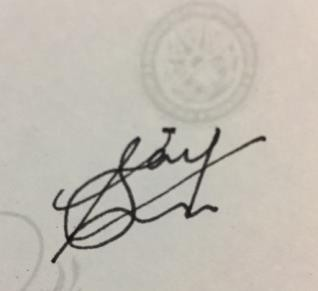
#> input picture Lab 2 - Background Removal, Centroid, Bounding Box, Segments/Files/sample_sign.jpg, 318 x 291 px
$ python 'Lab 2 - Offline Signature Verification.py'
#> lines starting #> are read from the running program, lines starting #| are printed output that depends on the picture; after the words box and inside, x2 and y2 are one past the last pixel; in counts of white or black regions, pixels touching at a corner belong together
"""
AI - Lab 2 - Offline Signature Verification
Written by: M. Hasnain Naeem
"""

# imports
from PIL import Image
import os
import numpy as np
import cv2
import matplotlib.pyplot as plt


# functions
def show_image(img):
    # show image using OpenCV; extra lines are for jupyter notebook
    cv2.imshow("Gray Image", img)
    cv2.waitKey(0)
    cv2.destroyAllWindows()


def bounded_box(bin_img):
    width = bin_img.shape[1] - 1
    height = bin_img.shape[0] - 1

    left = width
    right = 0
    top = height
    bottom = 0

    for x in range(0, width):
        for y in range(0, height):
            color = bin_img[y, x]
            if color == 0:
                if x > right:
                    right = x
                if x < left:
                    left = x
                if y > bottom:
                    bottom = y
                if y < top:
                    top = y

    bounded_box_dims = (left, right, top, bottom)
    bounded_img = bin_img[top: bottom, left:right]
    return (bounded_img, bounded_box_dims)


def draw_bounded_box(img, bounded_box_dims):
    img_with_box = img
    for i in range(bounded_box_dims[0], bounded_box_dims[1] + 1):
        img_with_box[bounded_box_dims[2]][i] = 0
        img_with_box[bounded_box_dims[3]][i] = 0

    for i in range(bounded_box_dims[2], bounded_box_dims[3] + 1):
        img_with_box[i][bounded_box_dims[0]] = 0
        img_with_box[i][bounded_box_dims[1]] = 0
    return img_with_box


def centroid(bin_img):
    width = bin_img.shape[1] - 1
    height = bin_img.shape[0] - 1
    cx = 0
    cy = 0
    n = 0
    for x in range(0, width):
        for y in range(0, height):
            color = bin_img[y, x]
            if color == 0:
                cx = cx + x
                cy = cy + y
                n = n + 1
    cx = cx // n
    cy = cy // n
    centroid_dims = (cx, cy)
    return centroid_dims


def segments(bin_img, centroid_dims, bounded_box_dims):
    """
    Get 4 segments from a image.

    Parameters:

    big_img: binary image with 1 color channel
    centroid: centroid tuple
    bounded_box: bounding box tuple with arrangement: (left, right, top, bottom)

    returns:

    segment_imgs: list of segments
    coordinates: list of coordinates of each segment
    """

    (left, right, top, bottom) = bounded_box_dims
    (cx, cy) = centroid_dims
    # coordinates of image segment
    top_left_coords = ((top, cy), (left, cx))
    # image segment
    top_left_seg = bin_img[top:cy + 1, left:cx + 1]
    # similarly for other segments:
    top_right_coords = ((top, cy), (cx, right))
    top_right_seg = bin_img[top:cy + 1, cx:right + 1]

    bottom_left_coords = ((cy, bottom), (left, cx))
    bottom_left_seg = bin_img[cy:bottom + 1, left:cx + 1]

    bottom_right_coords = ((cy, bottom), (cx, right))
    bottom_right_seg = bin_img[cy:bottom + 1, cx:right + 1]

    # list of segments
    segment_imgs = (top_left_seg, top_right_seg, bottom_left_seg, bottom_right_seg)
    # list of coordinates
    coordinates = (top_left_coords, top_right_coords, bottom_left_coords, bottom_right_coords)

    return segment_imgs, coordinates


def draw_segment_lines(img, segment_coordinates):
    (top_left_coords, top_right_coords, bottom_left_coords, bottom_right_coords) = segment_coordinates

    img_with_lines = img
    for i in range(top_left_coords[0][0], top_left_coords[0][1]):
        img_with_lines[i][top_left_coords[1][1]] = 0

    for i in range(bottom_left_coords[0][0], bottom_left_coords[0][1]):
        img_with_lines[i][bottom_left_coords[1][1]] = 0

    for i in range(top_left_coords[1][0], top_left_coords[1][1]):
        img_with_lines[top_left_coords[0][1]][i] = 0

    for i in range(bottom_right_coords[1][0], bottom_right_coords[1][1]):
        img_with_lines[bottom_right_coords[0][0]][i] = 0

    return img_with_lines


def black_to_white_trans(img):
    height = img.shape[0]
    width = img.shape[1]

    prev = img[0, 0]
    n = 0
    for x in range(1, width):
        for y in range(1, height):
            curr = img[y, x]
            if curr == 1 and prev == 0:
                n += 1
            prev = curr
    return n


def __main__():
    # creating image object
    sign_img = Image.open(r"Files/sample_sign.jpg")
#> sign_img is the input picture: PIL image 318x291 RGB; mean R, G, B 192.4, 187, 178.1

    # using 8-bit pixel convertion to b&w
    sign_img_l = sign_img.convert("L")

    sign_img_l.save(r"Files/sample_sign_bw.jpg")

    file_dir = "Files/"

    # open file and convert to grey scale
    filename = os.path.join(file_dir, "sample_sign_bw.jpg")
    img = cv2.imread(filename)[:, :, 0]  # keep only one color dimension
#> img: shape (291, 318); min 9, max 209, mean 187.6

    print("Shape of image:")
    print(img.shape)
#| (291, 318)
    # show_image(img)

    # normalize
    img = img / 255
    show_image(img)

    # to analyze the pixel values
    hist, bin_edges = np.histogram(img)
#> hist = [56, 701, 1187, 854, 722, 639, 681, 940, 11749, 75009]; bin_edges = [0.0353, 0.114, 0.192, 0.271, 0.349, 0.427, 0.506, 0.584, 0.663, 0.741, 0.82]
    plt.bar(bin_edges[:-1], hist, width=1)
    plt.xlim(min(bin_edges), max(bin_edges))
    plt.show()
#> figure, not shown here; tallest bar 75009 high, from x = 0.241 to 1.24

    # convert to black and white
    img[img > .5] = 1
    img[img != 1] = 0
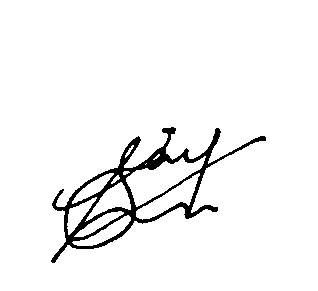
#> img: shape (291, 318) float64; values 0 (black) and 1 (white), 95.5% white; 1 black region, box (x1, y1, x2, y2) and area: (51, 127, 266, 263) 4118

    # Task 1
    bounded_img, bounded_box_dims = bounded_box(img)
#> after the loop in bounded_box, `for x in range(0, width):`: bottom = 262; left = 51; right = 265; top = 127
#> in bounded_box, `bounded_box_dims = (left, right, top, bottom)`: bounded_box_dims = (51, 265, 127, 262)
#> in bounded_box, `bounded_img = bin_img[top: bottom, left:right]`:
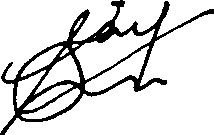
#> bounded_img: shape (135, 214) float64; values 0 (black) and 1 (white), 85.8% white; 1 black region, box (x1, y1, x2, y2) and area: (0, 0, 214, 135) 4111
#> bounded_box_dims = (51, 265, 127, 262)
    show_image(bounded_img)
    # find and show image with bounding box
    img_with_box = draw_bounded_box(img, bounded_box_dims)
#> after the loop in draw_bounded_box, `for i in range(bounded_box_dims[0], bounded_box_dims[1] + 1):`: img_with_box: shape (291, 318) float64; values 0 (black) and 1 (white), 95.1% white; 1 black region, box (x1, y1, x2, y2) and area: (51, 127, 266, 263) 4542
#> after the loop in draw_bounded_box, `for i in range(bounded_box_dims[2], bounded_box_dims[3] + 1):`:
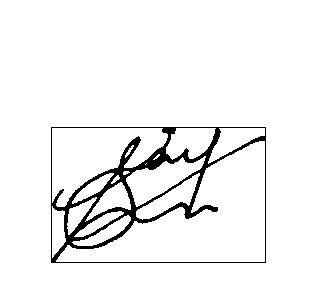
#> img_with_box: shape (291, 318) float64; values 0 (black) and 1 (white), 94.8% white; 1 black region, box (x1, y1, x2, y2) and area: (51, 127, 266, 263) 4804
    show_image(img_with_box)

    # Task 2
    centroid_dims = centroid(img)
#> after the loop in centroid, `for x in range(0, width):`: cx = 676833; cy = 914990; n = 4804
#> in centroid, `cx = cx // n`: cx = 140
#> in centroid, `cy = cy // n`: cy = 190
#> in centroid, `centroid_dims = (cx, cy)`: centroid_dims = (140, 190)
#> centroid_dims = (140, 190)
    cx, cy = centroid_dims
#> cx = 140; cy = 190
    print("Centroid is: ({0}, {1})".format(cx, cy))
#| Centroid is: (140, 190)

    # Task 3
    # get list of segment images & their coordinates in original image
    segment_imgs, coordinates = segments(img, centroid_dims, bounded_box_dims)
#> in segments, `(left, right, top, bottom) = bounded_box_dims`: left = 51; right = 265; top = 127; bottom = 262
#> in segments, `(cx, cy) = centroid_dims`: cx = 140; cy = 190
#> in segments, `top_left_coords = ((top, cy), (left, cx))`: top_left_coords = ((127, 190), (51, 140))
#> in segments, `top_left_seg = bin_img[top:cy + 1, left:cx + 1]`:
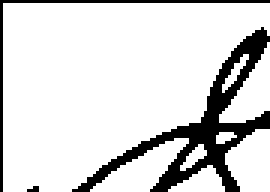
#> top_left_seg: shape (64, 90) float64 (shown 3 times larger); values 0 (black) and 1 (white), 84.5% white; 3 black regions (1 under 20 px), largest, box (x1, y1, x2, y2) and area: (24, 9, 90, 64) 732, (0, 0, 90, 64) 153
#> in segments, `top_right_coords = ((top, cy), (cx, right))`: top_right_coords = ((127, 190), (140, 265))
#> in segments, `top_right_seg = bin_img[top:cy + 1, cx:right + 1]`:
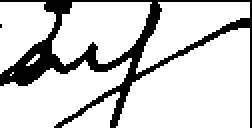
#> top_right_seg: shape (64, 126) float64 (shown 2 times larger); values 0 (black) and 1 (white), 81.9% white; 2 black regions (1 under 20 px), largest, box (x1, y1, x2, y2) and area: (0, 0, 126, 64) 1460
#> in segments, `bottom_left_coords = ((cy, bottom), (left, cx))`: bottom_left_coords = ((190, 262), (51, 140))
#> in segments, `bottom_left_seg = bin_img[cy:bottom + 1, left:cx + 1]`: bottom_left_seg: shape (73, 90) float64; values 0 (black) and 1 (white), 73.3% white; 1 black region, box (x1, y1, x2, y2) and area: (0, 0, 90, 73) 1756
#> in segments, `bottom_right_coords = ((cy, bottom), (cx, right))`: bottom_right_coords = ((190, 262), (140, 265))
#> in segments, `bottom_right_seg = bin_img[cy:bottom + 1, cx:right + 1]`:
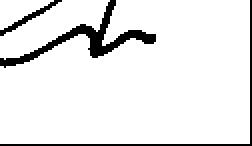
#> bottom_right_seg: shape (73, 126) float64 (shown 2 times larger); values 0 (black) and 1 (white), 91.9% white; 3 black regions, box (x1, y1, x2, y2) and area: (0, 0, 78, 34) 457, (0, 0, 126, 73) 198, (0, 0, 31, 18) 87
#> in segments, `coordinates = (top_left_coords, top_right_coords, bottom_left_coords, ..`: coordinates = (((127, 190), (51, 140)), ((127, 190), (140, 265)), ((190, 262), (51, 140)), ((190, 262), (140, 265)))

    img_with_lines = draw_segment_lines(img, coordinates)
#> in draw_segment_lines, `(top_left_coords, top_right_coords, bottom_left_coords, bottom_right_c..`: top_left_coords = ((127, 190), (51, 140)); top_right_coords = ((127, 190), (140, 265)); bottom_left_coords = ((190, 262), (51, 140)); bottom_right_coords = ((190, 262), (140, 265))
#> after the loop in draw_segment_lines, `for i in range(top_left_coords[0][0], top_left_coords[0][1]):`: img_with_lines: shape (291, 318) float64; values 0 (black) and 1 (white), 94.8% white; 1 black region, box (x1, y1, x2, y2) and area: (51, 127, 266, 263) 4858
#> after the loop in draw_segment_lines, `for i in range(bottom_left_coords[0][0], bottom_left_coords[0][1]):`: img_with_lines: shape (291, 318) float64; values 0 (black) and 1 (white), 94.7% white; 1 black region, box (x1, y1, x2, y2) and area: (51, 127, 266, 263) 4923
#> after the loop in draw_segment_lines, `for i in range(top_left_coords[1][0], top_left_coords[1][1]):`: img_with_lines: shape (291, 318) float64; values 0 (black) and 1 (white), 94.6% white; 1 black region, box (x1, y1, x2, y2) and area: (51, 127, 266, 263) 4990
#> after the loop in draw_segment_lines, `for i in range(bottom_right_coords[1][0], bottom_right_coords[1][1]):`: img_with_lines: shape (291, 318) float64; values 0 (black) and 1 (white), 94.5% white; 1 black region, box (x1, y1, x2, y2) and area: (51, 127, 266, 263) 5107
    show_image(img_with_lines)

    show_image(segment_imgs[0])  # top left
    show_image(segment_imgs[1])  # top right
    show_image(segment_imgs[2])  # bottom left
#> in show_image (call 7), `cv2.imshow("Gray Image", img)`:
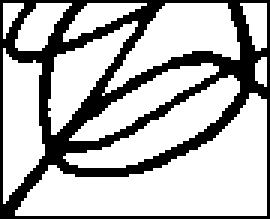
#> window 'Gray Image': shape (73, 90) float64 (shown 3 times larger); values 0 (black) and 1 (white), 71.3% white; 1 black region, box (x1, y1, x2, y2) and area: (0, 0, 90, 73) 1888
    show_image(segment_imgs[3])  # bottom right

    # task 4
    tl_trans = black_to_white_trans(segment_imgs[0])
    print("Tansitions in TL: {0}".format(tl_trans))
    tr_trans = black_to_white_trans(segment_imgs[1])
    print("Tansitions in TR: {0}".format(tr_trans))
    bl_trans = black_to_white_trans(segment_imgs[2])
    print("Tansitions in BL: {0}".format(bl_trans))
    br_trans = black_to_white_trans(segment_imgs[3])
    print("Tansitions in BR: {0}".format(br_trans))

    T = (tl_trans, tr_trans, bl_trans, br_trans)
    print()

    # Printing results of all tasks
    print("Value of B: " + str(bounded_box_dims))
    print("Value of C: " + str(centroid_dims))
    print("Value of T: " + str(T))


# Main
__main__()
